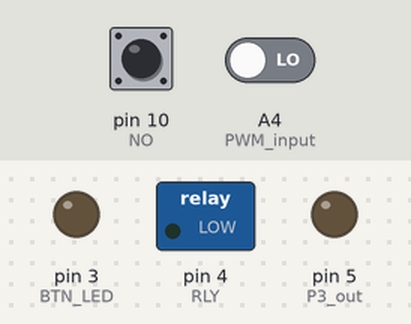
Recording of a sketch running on a simulated Arduino Uno, built with avr-gcc and run on an emulated ATmega328P. On the bench: switched loads named in the sketch (green lamp = pin HIGH), output pins drawn as LEDs (lit = HIGH). The inputs (shaded band) are chosen by the test bench; at power-on: pin 10 (NO) HIGH, A4 (PWM_input) LOW.

Above: at 1.2 s.
1.3 s: pin 10 (NO) pulled LOW for 0.15 s
At 2.2 s:
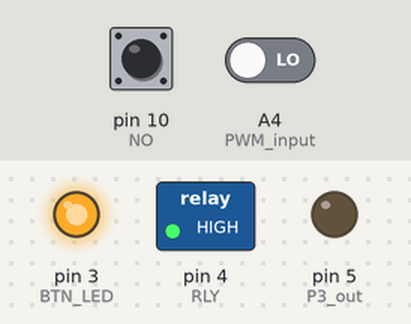
At 4.0 s:
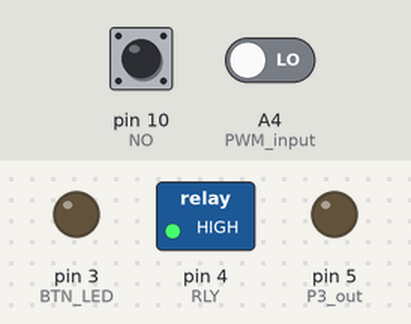
4.3 s: pin 10 (NO) pulled LOW for 1 s
At 5.8 s:
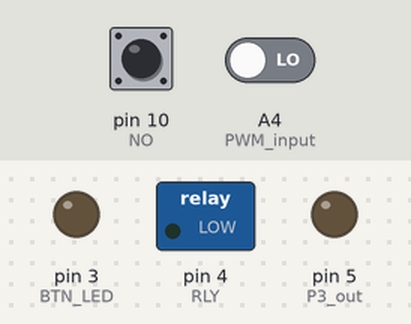
Timing chart, 0 to 7.3 s (numbered marks = the images above; inputs shaded):
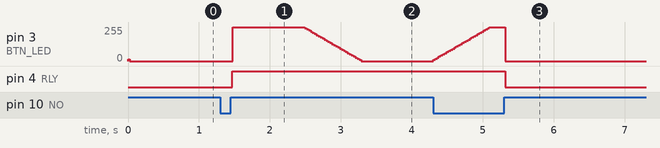

The sketch:

V1.0.ino
```cpp
int NC = 9;
int NO = 10;
int PWM_input = A4;
int P3_out = 5;
int BTN_LED = 3;
int RLY = 4;
bool buttonPressed;
bool validTimeToChange;
unsigned long long int lastTimeButtonPressed;
double currBrightness;
unsigned long long int lastTimeFaded;
bool firstTimeOn;
unsigned long long int lastTimeBrightnessApplied;
unsigned long long int waitTime;
unsigned long duration;
int pwmMeasureTracker;

unsigned long long int runTimeCounter;


//LED fading parameters
#define fadeInterval 20 //ms between fades
//#define brightnessChunk 5 //how much we increment the led brightness per fade (out of 255 / the max brightness). Lower number has smoother fades, higher means faster fades
#define onOffWait 1000 //the time in ms that the fade stays on / off when it reaches the top of bottom of the fade curve

int maxBrightness = 255; //The brigness of leds when at top of fade cycle. a number from 0-255. 0 is off, 255 is full on.
int offBrightness = 15; //The brigness of leds when button is turned off. a number from 0-255. 0 is off, 255 is full on.
int minBrightness = offBrightness + 50; //The brigness of leds when at bottom of fade cycle. a number from 0-255. 0 is off, 255 is full on.


//state change parameters
#define minChangeTime 50 //The minimum number of ms that the relay for channel 1 stays on and off. (to prevent turning on
// and off like 10 times a second, which is bad for the electronics that are connected and the relay.

enum stateEnum {
  on,
  off
};
stateEnum state;

enum ledStateEnum {
  fadeOn,
  fadeOff,
  waitOff,
  waitOn
};

ledStateEnum LEDfade;

void setup() {
  // initialize digital pin LED_BUILTIN as an output.
  Serial.begin(9600);
  duration = 0;
  pwmMeasureTracker = 4; //measure immediately
  lastTimeButtonPressed = millis();
  validTimeToChange = true;
  state = off;
  currBrightness = offBrightness; //start wit led being dim, aka in the turned off mode
  lastTimeFaded = millis();
  firstTimeOn = true;
  runTimeCounter = millis();
  lastTimeBrightnessApplied = millis();
  waitTime = millis();

  pinMode(PWM_input, INPUT);
  pinMode(NC, INPUT_PULLUP);
  pinMode(NO, INPUT_PULLUP);
  pinMode(P3_out, OUTPUT);
  pinMode(BTN_LED, OUTPUT);
  pinMode(RLY, OUTPUT);

  digitalWrite(P3_out, LOW);
  digitalWrite(BTN_LED, LOW);
  digitalWrite(RLY, LOW);

}

// the loop function runs over and over again forever
void loop() {
  //printParams();

  analogWrite(BTN_LED, currBrightness); //always write the current brightness to the led

  stateLogic(); //determine when button is on/off

  determineBrightness(); //set the leg and p3 gauge brightness based off the car's brightness


  if (state == on) {
    pulseLED(); //Pulse led in the button when on
    digitalWrite(RLY, HIGH); //turn on the relay, and therefore heated wipers
  }

  if (state == off) {
    //make LED min brightness (should match the car's ambient lighting)
    currBrightness = offBrightness;
    digitalWrite(RLY, LOW); //turn off the relay
  }

}


void determineBrightness() {
  //we don't need to do this super frequently, and measuring the pulse may take up to
  // 27ms. So instead we do this once every 5 loop cycles to allow other stuff time.

  //skip measuring every 4/5 cycles
  if (pwmMeasureTracker < 4) {
    pwmMeasureTracker++;
    return;
  }

  duration = pulseIn(PWM_input, HIGH, 27000);

  if (duration == 0) {
    maxBrightness = 255;
    offBrightness = 0;
    minBrightness = 0;
    digitalWrite(P3_out, LOW);
  }

  else {
    int offset = map(duration, 1400, 10000, 15, 150);
    maxBrightness = map(duration, 1400, 10000, 4, 25) + offset; //The brigness of leds when at top of fade cycle. a number from 0-255. 0 is off, 255 is full on.
    minBrightness = map(duration, 1400, 10000, 4, 25); //The brigness of leds when button is turned off. a number from 0-255. 0 is off, 255 is full on.
    offBrightness = map(duration, 1400, 10000, 4, 25); //The brigness of leds when at bottom of fade cycle. a number from 0-255. 0 is off, 255 is full on.
    digitalWrite(P3_out, HIGH);
  }

  pwmMeasureTracker = 0;

}


void printParams() {
  //this is a function largely for debugging that allows us to print various aspects of
  //what we want to see when running the program
  char buffer[100];


  //Print the runtime per loop
  sprintf(buffer, "ms per loop: %i\n", (millis() - runTimeCounter));
  Serial.print(buffer);
  runTimeCounter = millis();


  //Current Brightness
  Serial.print("Current Brightness: ");
  Serial.println(currBrightness);


  // //print the state of the LEDfade variable Note: this doesnt work yet
  // if (LEDfade == waitOff) {
  //   Serial.println("LEDfade: waitOff");
  // }
  // else if (LEDfade == waitOn) {
  //   Serial.println("LEDfade: waitOn");
  // }
  // else if (LEDfade == fadeOff) {
  //   Serial.println("LEDfade: fadeOff");
  // }
  // else if (LEDfade == fadeOn) {
  //   Serial.println("LEDfade: fadeOn");
  // }
}


void pulseLED() {
  //pulse the led in the button when the button is turned on. Various parameters regarding this pulse are
  //included as #DEFINE's in the header

  //the way the fade loop goes is:
  // waitOn -> fadeOff -> waitOff -> fadeOn (repeat)

  //we want the pulsing to happen at the same speed regardless of the absolute change
  //in brightness

  //we want:
  //fade on/off = 500ms each
  //wait at each end of fade = 1000ms each (onoffwait variable)

  double absChange = maxBrightness - minBrightness;

  //assuming each cycle is 10ms, we want to determine how much to increase the fade
  //each cycle to acheive the led fade on in the desired 500ms. (50 cycles)
  //Note: at current settings, the minimum absolute change = 21.

  double brightnessChunk = absChange / 30;


  //if the button was just turned on, start the fade as fading down from max brightness
  if (firstTimeOn) {
    firstTimeOn = false;
    LEDfade = waitOn;
    waitTime = millis();
    currBrightness = maxBrightness;
  }


  //fade wait logic
  if ((millis() - waitTime) > onOffWait) {
    if (LEDfade == waitOff) {
      //wait, then change state to fade on
      LEDfade = fadeOn;
    }
    else if (LEDfade == waitOn) {
      //wait, then change state to fade off
      LEDfade = fadeOff;
    }
  }

  //Fading logic
  if ((millis() - lastTimeFaded) > fadeInterval) {
    //fade off
    if (LEDfade == fadeOff) {
      //fade down
      currBrightness -= brightnessChunk;
      lastTimeFaded = millis();

      //evaluate if we need to switch to fading up
      if (currBrightness < (minBrightness + brightnessChunk)) {
        currBrightness = minBrightness;
        LEDfade = waitOff;
        waitTime = millis();
      }
    }

    //fade on
    else if (LEDfade == fadeOn) {
      //fade up
      currBrightness += brightnessChunk;
      lastTimeFaded = millis();

      //evaluate if we need to switch to fading down
      if (currBrightness > (maxBrightness - brightnessChunk)) {
        LEDfade = waitOn;
        waitTime = millis();
      }
    }
  }

}


void stateLogic() {
  //determine the mode of the system (on/off) based off the sequence of pushes of the momentary button

  //Update condition variables
  buttonPressed = !(digitalRead(NO) == LOW);
  validTimeToChange = (millis() - lastTimeButtonPressed) > minChangeTime;

  if (buttonPressed && validTimeToChange) {
    //Switch the state
    if (state == on) {
      state = off;
    }
    else if (state == off) {
      state = on;
      firstTimeOn = true;
    }
  }

  //If button is pressed, reset the lastTimeButtonPressed
  if (buttonPressed){
    lastTimeButtonPressed = millis();
  }

}
```

Measured:
- after the input at 1.3 s, pin 4 (RLY): LOW → HIGH after 0.17 s
- after the input at 4.3 s, pin 4 (RLY): HIGH → LOW after 1.0 s
- by itself, pin 3 (BTN_LED): rises from 0/255 to 255/255 in 0.79 s, then falls to 0/255 in 0.22 s
